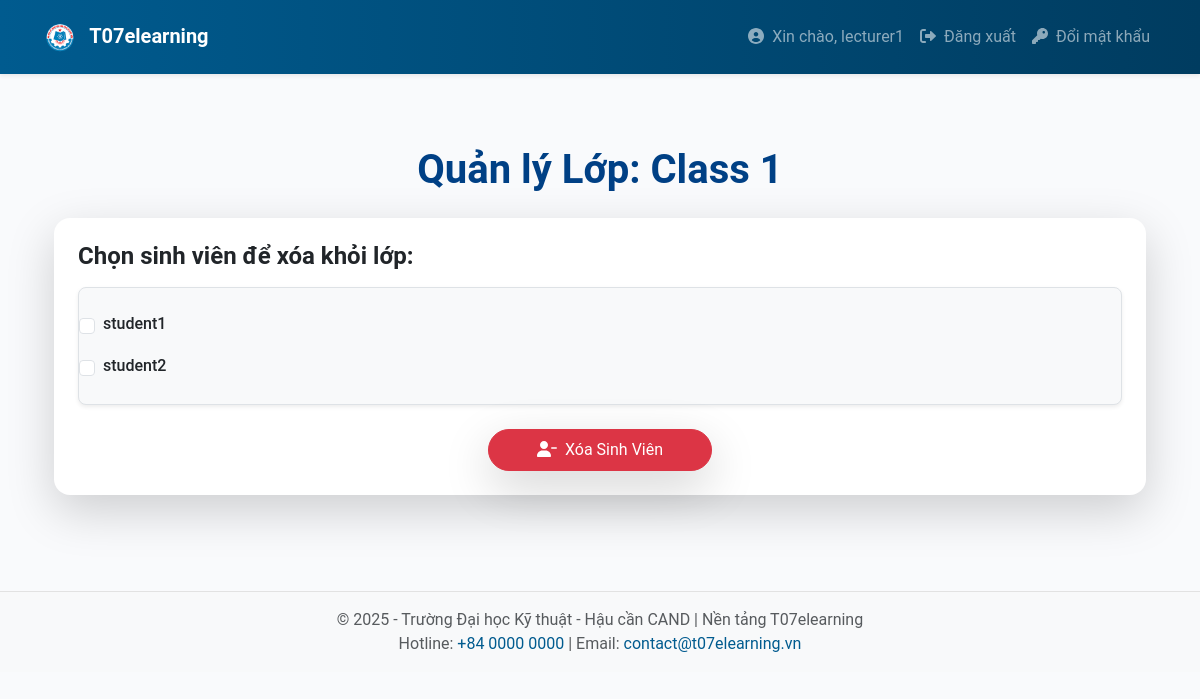
Page /lecturer/class/manage/1 (signed in) on the committed database.
### app/models.py (models this page shows, shortened)
class User(UserMixin, db.Model):
    __tablename__ = 'users'
    id = db.Column(db.Integer, primary_key=True)
    username = db.Column(db.String(64), unique=True, nullable=False)
    email = db.Column(db.String(120), unique=True, nullable=False)
    password_hash = db.Column(db.String(128), nullable=False)
    registered_on = db.Column(db.DateTime, default=datetime.utcnow)
    last_seen = db.Column(db.DateTime, default=datetime.utcnow, onupdate=datetime.utcnow)
    roles = db.relationship('Role', secondary='user_roles', back_populates='users')
    courses = db.relationship('Course', backref='lecturer', lazy='dynamic')
    enrollments = db.relationship('Enrollment', backref='student', lazy='dynamic')
    submissions = db.relationship('Submission', backref='student', lazy='dynamic')
    notifications = db.relationship('Notification', backref='user', lazy='dynamic')
    def is_lecturer(self):
        return any(role.name == 'lecturer' for role in self.roles)

class Class(db.Model):
    __tablename__ = 'classes'
    id = db.Column(db.Integer, primary_key=True)
    name = db.Column(db.String(128), nullable=False)
    description = db.Column(db.Text, nullable=True)
    created_on = db.Column(db.DateTime, default=datetime.utcnow)
    enrollments = db.relationship('Enrollment', back_populates='class_')
    assignments = db.relationship('Assignment', backref='class', lazy='dynamic')

### app/lecturer/routes.py (the view, shortened to what this page needs)
@bp.route('/class/manage/<int:class_id>', methods=['GET', 'POST'])
@login_required
def manage_class(class_id):
    if not current_user.is_lecturer():
        flash('Bạn không có quyền truy cập trang này.')
        return redirect(url_for('main.index'))
    class_ = Class.query.get_or_404(class_id)
    students = [enrollment.student for enrollment in class_.enrollments]
    return render_template('lecturer/manage_class.html', class_=class_, students=students)

### app/templates/lecturer/manage_class.html (shortened to what this page needs)
{% extends "base.html" %} {% block content %}
<div class="container py-5">
  <h1 class="mb-4 text-center fw-bold text-deepblue">
    Quản lý Lớp: {{ class_.name }}
  </h1>
  <div class="card shadow-lg border-0 rounded-4 p-4 bg-white">
    <form method="POST">
      <h4 class="mb-3 text-dark fw-semibold">
        Chọn sinh viên để xóa khỏi lớp:
      </h4>
      <div
        class="border rounded-3 p-3 bg-light shadow-sm overflow-auto"
        style="max-height: 300px"
      >
        {% for student in students %}
        <div
          class="form-check d-flex align-items-center p-2 rounded-3 hover-bg-light select-effect"
        >
          <input
            type="checkbox"
            name="students"
            value="{{ student.id }}"
            id="student-{{ student.id }}"
            class="form-check-input me-2"
          />
          <label
            for="student-{{ student.id }}"
            class="form-check-label fw-medium w-100 text-start"
          >
            {{ student.username }}
          </label>
        </div>
        {% endfor %}
      </div>
      <div class="text-center mt-4">
        <button
          type="submit"
          class="btn btn-danger px-5 py-2 shadow-lg rounded-pill"
        >
          <i class="fas fa-user-minus me-2"></i>Xóa Sinh Viên
        </button>
      </div>
    </form>
  </div>
</div>
{% endblock %}

### app/templates/base.html (shortened to what this page needs)
<!DOCTYPE html>
<html lang="vi">
  <head>
    <link
      rel="stylesheet"
      href="https://cdn.jsdelivr.net/npm/bootstrap@5.3.0/dist/css/bootstrap.min.css"
    />
    <link
      rel="stylesheet"
      href="{{ url_for('static', filename='css/main.css') }}"
    />
  </head>
  <body>
    <nav class="navbar navbar-expand-lg navbar-dark bg-t07 py-3 shadow-sm">
      <div class="container">
        <a class="navbar-brand fw-bold" href="{{ url_for('main.index') }}">
          <img
            src="{{ url_for('static', filename='images/logo.png') }}"
            alt="T07 Logo"
            height="30"
            class="me-2"
          />
          T07elearning
        </a>
        <div class="collapse navbar-collapse" id="mainNav">
          <ul class="navbar-nav ms-auto">
            {% if current_user.is_authenticated %}
            <li class="nav-item">
              <a class="nav-link" href="#">
                <i class="fas fa-user-circle me-1"></i> Xin chào, {{
                current_user.username }}
              </a>
            </li>
            <li class="nav-item">
              <a class="nav-link" href="{{ url_for('auth.logout') }}">
                <i class="fas fa-sign-out-alt me-1"></i> Đăng xuất
              </a>
            </li>
            <li class="nav-item">
              <a class="nav-link" href="{{ url_for('auth.change_password') }}">
                <i class="fas fa-key me-1"></i> Đổi mật khẩu
              </a>
            </li>
              {% endif %}
          </ul>
        </div>
      </div>
    </nav>
    <div class="container my-4">{% block content %} {% endblock %}</div>
    <footer class="bg-light py-3 footer-t07 mt-5">
      <div class="container text-center text-muted">
        <p class="mb-0">
          &copy; 2025 - Trường Đại học Kỹ thuật - Hậu cần CAND | Nền tảng
          T07elearning
        </p>
        <p class="mb-0">
          Hotline: <a href="tel:+8400000000">+84 0000 0000</a> | Email:
          <a href="mailto:contact@t07elearning.vn">contact@t07elearning.vn</a>
        </p>
      </div>
    </footer>
  </body>
</html>

### app/static/css/main.css (style rules this page uses)
* { box-sizing: border-box; }
body { font-family: "Roboto", sans-serif; background-color: #f9fafc; color: #4a4a4a; }
.bg-t07 { background: linear-gradient(90deg, #005b8f 0%, #003c60 100%); }
.footer-t07 { border-top: 1px solid #e2e2e2; }
.footer-t07 a { color: #005b8f; text-decoration: none; }

### app/templates/lecturer/manage_class.html (style rules this page uses)
.text-deepblue { color: #004085 !important; }

### rows in the picture
User: username "lecturer1"
Class: name "Class 1"
User: username "student1"
User: username "student2"
